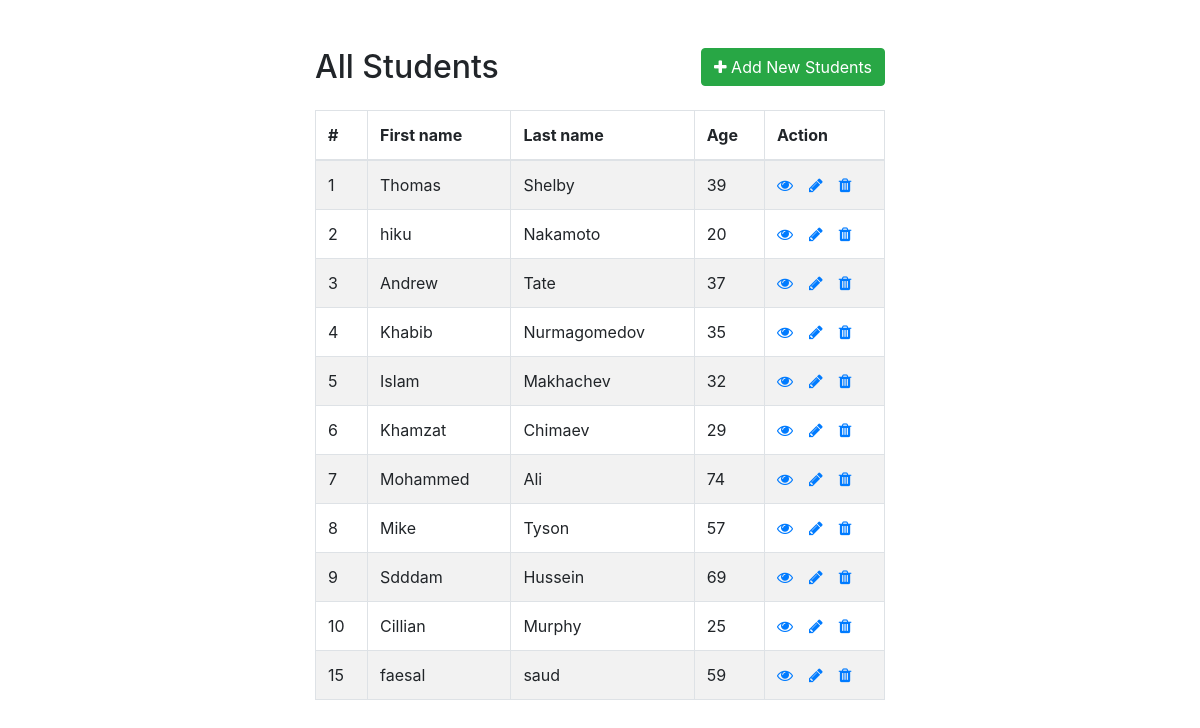
The page / on the database its author committed.
### tables this page shows
CREATE TABLE `students` (
  `id` int(11) NOT NULL,
  `first_name` varchar(40) NOT NULL,
  `last_name` varchar(40) NOT NULL,
  `age` int(11) NOT NULL
);

### index.php (the view, shortened to what this page needs)
<!DOCTYPE html>
<html lang="en">
<head>
    <link rel="stylesheet" href="https://stackpath.bootstrapcdn.com/bootstrap/4.5.2/css/bootstrap.min.css">
    <link rel="stylesheet" href="https://maxcdn.bootstrapcdn.com/font-awesome/4.7.0/css/font-awesome.min.css">
</head>
<body>
    <div class="wrapper">
        <div class="container-fluid">
            <div class="row">
                <div class="col-md-12">
                    <div class="mt-5 mb-3 clearfix">
                        <h2 class="pull-left">All Students</h2>
                        <a href="create.php" class="btn btn-success pull-right"><i class="fa fa-plus"></i> Add New Students</a>
                    </div>
                    <?php
                    require_once "config.php";
                    $sql = "SELECT * FROM students";
                    if($result = mysqli_query($link, $sql)){
                        if(mysqli_num_rows($result) > 0){
                            echo '<table class="table table-bordered table-striped">';
                                echo "<thead>";
                                    echo "<tr>";
                                        echo "<th>#</th>";
                                        echo "<th>First name</th>";
                                        echo "<th>Last name</th>";
                                        echo "<th>Age</th>";
                                        echo "<th>Action</th>";
                                    echo "</tr>";
                                echo "</thead>";
                                echo "<tbody>";
                                while($row = mysqli_fetch_array($result)){
                                    echo "<tr>";
                                        echo "<td>" . $row['id'] . "</td>";
                                        echo "<td>" . $row['first_name'] . "</td>";
                                        echo "<td>" . $row['last_name'] . "</td>";
                                        echo "<td>" . $row['age'] . "</td>";
                                        echo "<td>";
                                            echo '<a href="read.php?id='. $row['id'] .'" class="mr-3" title="View Record" data-toggle="tooltip"><span class="fa fa-eye"></span></a>';
                                            echo '<a href="update.php?id='. $row['id'] .'" class="mr-3" title="Update Record" data-toggle="tooltip"><span class="fa fa-pencil"></span></a>';
                                              echo '<a href="delete.php?id='. $row['id'] .'" title="Delete Record" data-toggle="tooltip"><span class="fa fa-trash"></span></a>';
                                        echo "</td>";
                                    echo "</tr>";
                                }
                                echo "</tbody>";
                            echo "</table>";
                        } else{
                            echo '<div class="alert alert-danger"><em>No records were found.</em></div>';
                        }
                    } else{
                        echo "Oops! Something went wrong. Please try again later.";
                    }
                    ?>
                </div>
            </div>
        </div>
    </div>
</body>
</html>

### index.php (style rules this page uses)
.wrapper { width: 600px; margin: 0 auto; }
table tr td:last-child { width: 120px; }

### rows shown on the page
students: id "1", first_name "Thomas", last_name "Shelby", age "39"
students: id "2", first_name "hiku", last_name "Nakamoto", age "20"
students: id "3", first_name "Andrew", last_name "Tate", age "37"
students: id "4", first_name "Khabib", last_name "Nurmagomedov", age "35"
students: id "5", first_name "Islam", last_name "Makhachev", age "32"
students: id "6", first_name "Khamzat", last_name "Chimaev", age "29"
students: id "7", first_name "Mohammed", last_name "Ali", age "74"
students: id "8", first_name "Mike", last_name "Tyson", age "57"
students: id "9", first_name "Sdddam", last_name "Hussein", age "69"
students: id "10", first_name "Cillian", last_name "Murphy", age "25"
students: id "15", first_name "faesal", last_name "saud", age "59"
